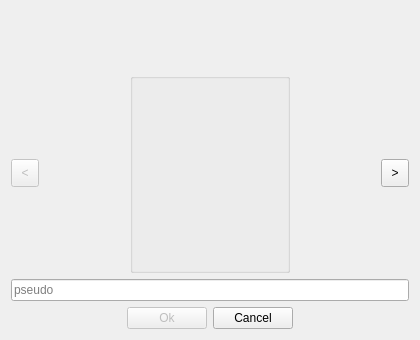
<?xml version="1.0" encoding="UTF-8"?>
<ui version="4.0">
 <class>NewGame</class>
 <widget class="QDialog" name="NewGame">
  <property name="geometry">
   <rect>
    <x>0</x>
    <y>0</y>
    <width>420</width>
    <height>340</height>
   </rect>
  </property>
  <property name="minimumSize">
   <size>
    <width>420</width>
    <height>340</height>
   </size>
  </property>
  <property name="maximumSize">
   <size>
    <width>420</width>
    <height>340</height>
   </size>
  </property>
  <property name="windowTitle">
   <string>New game</string>
  </property>
  <property name="styleSheet">
   <string notr="true">#NewGame{background-image: url(:/images/player-select.png);}</string>
  </property>
  <layout class="QVBoxLayout" name="verticalLayout">
   <item>
    <layout class="QGridLayout" name="gridLayout">
     <item row="0" column="3">
      <spacer name="verticalSpacer_2">
       <property name="orientation">
        <enum>Qt::Vertical</enum>
       </property>
       <property name="sizeHint" stdset="0">
        <size>
         <width>20</width>
         <height>118</height>
        </size>
       </property>
      </spacer>
     </item>
     <item row="1" column="6">
      <widget class="QToolButton" name="nextSkin">
       <property name="minimumSize">
        <size>
         <width>28</width>
         <height>28</height>
        </size>
       </property>
       <property name="maximumSize">
        <size>
         <width>28</width>
         <height>28</height>
        </size>
       </property>
       <property name="text">
        <string notr="true">&gt;</string>
       </property>
      </widget>
     </item>
     <item row="2" column="3">
      <spacer name="verticalSpacer">
       <property name="orientation">
        <enum>Qt::Vertical</enum>
       </property>
       <property name="sizeHint" stdset="0">
        <size>
         <width>157</width>
         <height>45</height>
        </size>
       </property>
      </spacer>
     </item>
     <item row="1" column="1">
      <spacer name="horizontalSpacer">
       <property name="orientation">
        <enum>Qt::Horizontal</enum>
       </property>
       <property name="sizeHint" stdset="0">
        <size>
         <width>104</width>
         <height>20</height>
        </size>
       </property>
      </spacer>
     </item>
     <item row="1" column="5">
      <spacer name="horizontalSpacer_5">
       <property name="orientation">
        <enum>Qt::Horizontal</enum>
       </property>
       <property name="sizeHint" stdset="0">
        <size>
         <width>104</width>
         <height>20</height>
        </size>
       </property>
      </spacer>
     </item>
     <item row="1" column="0">
      <widget class="QToolButton" name="previousSkin">
       <property name="enabled">
        <bool>false</bool>
       </property>
       <property name="minimumSize">
        <size>
         <width>28</width>
         <height>28</height>
        </size>
       </property>
       <property name="maximumSize">
        <size>
         <width>28</width>
         <height>28</height>
        </size>
       </property>
       <property name="text">
        <string notr="true">&lt;</string>
       </property>
      </widget>
     </item>
     <item row="1" column="3">
      <widget class="QGroupBox" name="groupBox">
       <property name="minimumSize">
        <size>
         <width>160</width>
         <height>200</height>
        </size>
       </property>
       <property name="flat">
        <bool>true</bool>
       </property>
       <layout class="QHBoxLayout" name="horizontalLayout"/>
      </widget>
     </item>
    </layout>
   </item>
   <item>
    <widget class="QLineEdit" name="pseudo">
     <property name="styleSheet">
      <string notr="true">background-image: url(:/images/light-white.png);
border-image: url(:/images/empty.png);</string>
     </property>
     <property name="placeholderText">
      <string>pseudo</string>
     </property>
    </widget>
   </item>
   <item>
    <layout class="QHBoxLayout" name="horizontalLayout_3">
     <item>
      <spacer name="horizontalSpacer_2">
       <property name="orientation">
        <enum>Qt::Horizontal</enum>
       </property>
       <property name="sizeHint" stdset="0">
        <size>
         <width>40</width>
         <height>20</height>
        </size>
       </property>
      </spacer>
     </item>
     <item>
      <widget class="QPushButton" name="ok">
       <property name="enabled">
        <bool>false</bool>
       </property>
       <property name="text">
        <string>Ok</string>
       </property>
      </widget>
     </item>
     <item>
      <widget class="QPushButton" name="cancel">
       <property name="text">
        <string>Cancel</string>
       </property>
      </widget>
     </item>
     <item>
      <spacer name="horizontalSpacer_3">
       <property name="orientation">
        <enum>Qt::Horizontal</enum>
       </property>
       <property name="sizeHint" stdset="0">
        <size>
         <width>40</width>
         <height>20</height>
        </size>
       </property>
      </spacer>
     </item>
    </layout>
   </item>
  </layout>
 </widget>
 <resources/>
 <connections>
  <connection>
   <sender>cancel</sender>
   <signal>clicked()</signal>
   <receiver>NewGame</receiver>
   <slot>reject()</slot>
   <hints>
    <hint type="sourcelabel">
     <x>370</x>
     <y>326</y>
    </hint>
    <hint type="destinationlabel">
     <x>378</x>
     <y>338</y>
    </hint>
   </hints>
  </connection>
 </connections>
</ui>
